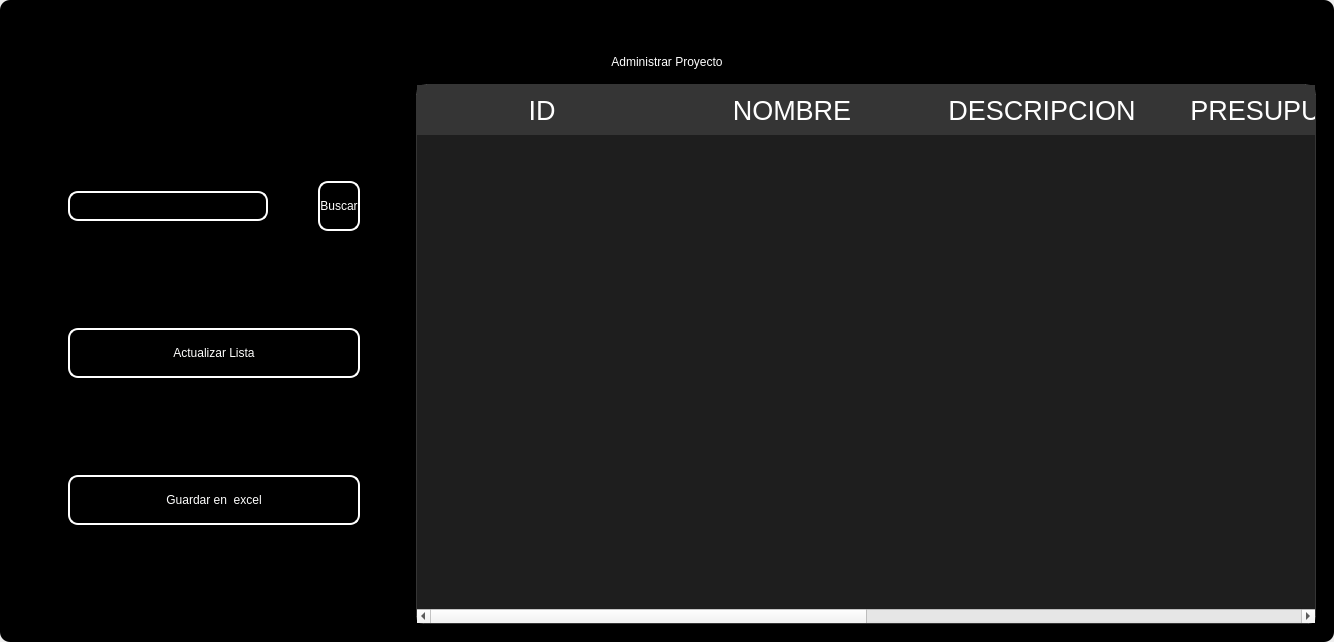
<?xml version="1.0" encoding="UTF-8"?>
<ui version="4.0">
 <class>MainWindow</class>
 <widget class="QMainWindow" name="MainWindow">
  <property name="geometry">
   <rect>
    <x>0</x>
    <y>0</y>
    <width>1303</width>
    <height>642</height>
   </rect>
  </property>
  <property name="windowTitle">
   <string>MainWindow</string>
  </property>
  <property name="styleSheet">
   <string notr="true"/>
  </property>
  <widget class="QWidget" name="centralwidget">
   <property name="styleSheet">
    <string notr="true"/>
   </property>
   <layout class="QVBoxLayout" name="verticalLayout">
    <property name="spacing">
     <number>0</number>
    </property>
    <property name="leftMargin">
     <number>0</number>
    </property>
    <property name="topMargin">
     <number>0</number>
    </property>
    <property name="rightMargin">
     <number>0</number>
    </property>
    <property name="bottomMargin">
     <number>0</number>
    </property>
    <item>
     <widget class="QFrame" name="frame">
      <property name="enabled">
       <bool>true</bool>
      </property>
      <property name="styleSheet">
       <string notr="true">
QFrame {
border-radius:10px;
	background-color: rgb(0, 0, 0);
 }
</string>
      </property>
      <property name="frameShape">
       <enum>QFrame::StyledPanel</enum>
      </property>
      <property name="frameShadow">
       <enum>QFrame::Raised</enum>
      </property>
      <layout class="QVBoxLayout" name="verticalLayout_2">
       <item>
        <widget class="QFrame" name="frame_superior">
         <property name="minimumSize">
          <size>
           <width>0</width>
           <height>40</height>
          </size>
         </property>
         <property name="maximumSize">
          <size>
           <width>16777215</width>
           <height>40</height>
          </size>
         </property>
         <property name="styleSheet">
          <string notr="true">QPushButton{
border-radius:18px;
}

QPushButton:hover{
	background-color: rgb(0, 0, 0);
}
</string>
         </property>
         <property name="frameShape">
          <enum>QFrame::StyledPanel</enum>
         </property>
         <property name="frameShadow">
          <enum>QFrame::Raised</enum>
         </property>
         <layout class="QHBoxLayout" name="horizontalLayout_3">
          <property name="spacing">
           <number>4</number>
          </property>
          <property name="leftMargin">
           <number>0</number>
          </property>
          <property name="topMargin">
           <number>0</number>
          </property>
          <property name="rightMargin">
           <number>0</number>
          </property>
          <property name="bottomMargin">
           <number>0</number>
          </property>
          <item>
           <widget class="QPushButton" name="btn_icon">
            <property name="text">
             <string/>
            </property>
            <property name="iconSize">
             <size>
              <width>40</width>
              <height>40</height>
             </size>
            </property>
           </widget>
          </item>
          <item>
           <spacer name="horizontalSpacer_2">
            <property name="orientation">
             <enum>Qt::Horizontal</enum>
            </property>
            <property name="sizeHint" stdset="0">
             <size>
              <width>443</width>
              <height>20</height>
             </size>
            </property>
           </spacer>
          </item>
          <item>
           <widget class="QPushButton" name="btn_exit">
            <property name="minimumSize">
             <size>
              <width>38</width>
              <height>38</height>
             </size>
            </property>
            <property name="maximumSize">
             <size>
              <width>38</width>
              <height>38</height>
             </size>
            </property>
            <property name="cursor">
             <cursorShape>PointingHandCursor</cursorShape>
            </property>
            <property name="text">
             <string/>
            </property>
            <property name="iconSize">
             <size>
              <width>35</width>
              <height>35</height>
             </size>
            </property>
           </widget>
          </item>
          <item>
           <widget class="QPushButton" name="bt_minimizar">
            <property name="minimumSize">
             <size>
              <width>38</width>
              <height>38</height>
             </size>
            </property>
            <property name="maximumSize">
             <size>
              <width>38</width>
              <height>38</height>
             </size>
            </property>
            <property name="cursor">
             <cursorShape>PointingHandCursor</cursorShape>
            </property>
            <property name="text">
             <string/>
            </property>
            <property name="icon">
             <iconset>
              <normaloff>image/minus.svg</normaloff>image/minus.svg</iconset>
            </property>
            <property name="iconSize">
             <size>
              <width>38</width>
              <height>38</height>
             </size>
            </property>
           </widget>
          </item>
          <item>
           <widget class="QPushButton" name="bt_maximizar">
            <property name="minimumSize">
             <size>
              <width>38</width>
              <height>38</height>
             </size>
            </property>
            <property name="maximumSize">
             <size>
              <width>38</width>
              <height>38</height>
             </size>
            </property>
            <property name="cursor">
             <cursorShape>PointingHandCursor</cursorShape>
            </property>
            <property name="text">
             <string/>
            </property>
            <property name="icon">
             <iconset>
              <normaloff>image/chevron-up.svg</normaloff>image/chevron-up.svg</iconset>
            </property>
            <property name="iconSize">
             <size>
              <width>38</width>
              <height>38</height>
             </size>
            </property>
           </widget>
          </item>
          <item>
           <widget class="QPushButton" name="bt_restaurar">
            <property name="minimumSize">
             <size>
              <width>38</width>
              <height>38</height>
             </size>
            </property>
            <property name="maximumSize">
             <size>
              <width>38</width>
              <height>38</height>
             </size>
            </property>
            <property name="cursor">
             <cursorShape>PointingHandCursor</cursorShape>
            </property>
            <property name="text">
             <string/>
            </property>
            <property name="icon">
             <iconset>
              <normaloff>image/chevron-down.svg</normaloff>image/chevron-down.svg</iconset>
            </property>
            <property name="iconSize">
             <size>
              <width>38</width>
              <height>38</height>
             </size>
            </property>
           </widget>
          </item>
          <item>
           <widget class="QPushButton" name="bt_cerrar">
            <property name="minimumSize">
             <size>
              <width>38</width>
              <height>38</height>
             </size>
            </property>
            <property name="maximumSize">
             <size>
              <width>38</width>
              <height>38</height>
             </size>
            </property>
            <property name="cursor">
             <cursorShape>PointingHandCursor</cursorShape>
            </property>
            <property name="text">
             <string/>
            </property>
            <property name="icon">
             <iconset>
              <normaloff>image/x.svg</normaloff>image/x.svg</iconset>
            </property>
            <property name="iconSize">
             <size>
              <width>38</width>
              <height>38</height>
             </size>
            </property>
           </widget>
          </item>
         </layout>
        </widget>
       </item>
       <item>
        <widget class="QLabel" name="label">
         <property name="styleSheet">
          <string notr="true">font: 30pt &quot;MS Shell Dlg 2&quot;;
color: rgb(255, 255, 255);</string>
         </property>
         <property name="text">
          <string>Administrar Proyecto</string>
         </property>
         <property name="alignment">
          <set>Qt::AlignCenter</set>
         </property>
        </widget>
       </item>
       <item>
        <widget class="QFrame" name="frame_3">
         <property name="frameShape">
          <enum>QFrame::StyledPanel</enum>
         </property>
         <property name="frameShadow">
          <enum>QFrame::Raised</enum>
         </property>
         <layout class="QHBoxLayout" name="horizontalLayout_4">
          <item>
           <layout class="QVBoxLayout" name="verticalLayout_4">
            <property name="spacing">
             <number>50</number>
            </property>
            <property name="leftMargin">
             <number>50</number>
            </property>
            <property name="topMargin">
             <number>50</number>
            </property>
            <property name="rightMargin">
             <number>50</number>
            </property>
            <property name="bottomMargin">
             <number>50</number>
            </property>
            <item>
             <layout class="QHBoxLayout" name="horizontalLayout">
              <item>
               <widget class="QLineEdit" name="searchtxt">
                <property name="minimumSize">
                 <size>
                  <width>200</width>
                  <height>30</height>
                 </size>
                </property>
                <property name="maximumSize">
                 <size>
                  <width>150</width>
                  <height>16777215</height>
                 </size>
                </property>
                <property name="styleSheet">
                 <string notr="true">QLabel {
	color: rgb(255, 255, 254);
	font: 12pt &quot;Arial&quot;;
	background-color: rgba(0, 0, 0,0);
}

QTextEdit{
background-color: rgba(0, 0, 0,0);
border-radius:10px; 
font: 12pt &quot;Arial&quot;;
color: rgb(255, 255, 254);
border: 2px solid  rgb(255, 255, 255);

}

QTextEdit:hover{
background-color: rgba(0, 0, 0,0);
border-radius:10px; 
font: 12pt &quot;Arial&quot;;
border: 2px solid  rgb(120, 0, 171);
}

QTextEdit:focus{
background-color: rgb(0, 0, 0);
border-radius:10px; 
font: 12pt &quot;Arial&quot;;
border: 2px solid rgb(120, 0, 171);
}

QLineEdit{
background-color: rgba(0, 0, 0,0);
border-radius:10px; 
font: 12pt &quot;Arial&quot;;
color: rgb(255, 255, 254);
border: 2px solid  rgb(255, 255, 255);

}

QLineEdit:hover{
background-color: rgba(0, 0, 0,0);
border-radius:10px; 
font: 12pt &quot;Arial&quot;;
border: 2px solid  rgb(120, 0, 171);
}

QLineEdit:focus{
background-color: rgb(0, 0, 0);
border-radius:10px; 
font: 12pt &quot;Arial&quot;;
border: 2px solid rgb(120, 0, 171);
}

QCheckBox{
	font: 12pt &quot;Arial&quot;;
	color: rgb(255, 255, 255);
}

QCheckBox::indicator {
    width: 18px;
    height:18px;
}

QCheckBox::indicator:unchecked {
   background-image: url(image/square.svg);
}

QCheckBox::indicator:checked {
   background-image: url(image/check-square.svg);
}

QPushButton{
border-radius:10px; 
font: 12pt &quot;Arial&quot;;
color: rgb(255, 255, 254);
border: 2px solid #ffffff;
}

QPushButton:hover{
border-radius:10px; 
font: 12pt &quot;Arial&quot;;
color: rgb(255, 255, 255);
border: 2px solid rgb(120, 0, 171);
	background-color: rgb(120, 0, 171);
}
</string>
                </property>
               </widget>
              </item>
              <item>
               <widget class="QPushButton" name="btn_search">
                <property name="minimumSize">
                 <size>
                  <width>0</width>
                  <height>15</height>
                 </size>
                </property>
                <property name="maximumSize">
                 <size>
                  <width>100</width>
                  <height>50</height>
                 </size>
                </property>
                <property name="cursor">
                 <cursorShape>PointingHandCursor</cursorShape>
                </property>
                <property name="styleSheet">
                 <string notr="true">QPushButton{
border-radius:10px; 
font: 12pt &quot;Arial&quot;;
color: rgb(255, 255, 254);
border: 2px solid #ffffff;
}

QPushButton:hover{
border-radius:10px; 
font: 12pt &quot;Arial&quot;;
color: rgb(255, 255, 255);
border: 2px solid rgb(120, 0, 171);
	background-color: rgb(120, 0, 171);
}</string>
                </property>
                <property name="text">
                 <string>Buscar</string>
                </property>
               </widget>
              </item>
             </layout>
            </item>
            <item>
             <widget class="QPushButton" name="btn_get">
              <property name="minimumSize">
               <size>
                <width>50</width>
                <height>0</height>
               </size>
              </property>
              <property name="maximumSize">
               <size>
                <width>300</width>
                <height>50</height>
               </size>
              </property>
              <property name="cursor">
               <cursorShape>PointingHandCursor</cursorShape>
              </property>
              <property name="styleSheet">
               <string notr="true">QPushButton{
border-radius:10px; 
font: 12pt &quot;Arial&quot;;
color: rgb(255, 255, 254);
border: 2px solid #ffffff;
}

QPushButton:hover{
border-radius:10px; 
font: 12pt &quot;Arial&quot;;
color: rgb(255, 255, 255);
border: 2px solid rgb(120, 0, 171);
	background-color: rgb(120, 0, 171);
}</string>
              </property>
              <property name="text">
               <string>Actualizar Lista</string>
              </property>
              <property name="iconSize">
               <size>
                <width>35</width>
                <height>35</height>
               </size>
              </property>
             </widget>
            </item>
            <item>
             <widget class="QPushButton" name="btn_excel">
              <property name="minimumSize">
               <size>
                <width>0</width>
                <height>0</height>
               </size>
              </property>
              <property name="maximumSize">
               <size>
                <width>300</width>
                <height>50</height>
               </size>
              </property>
              <property name="cursor">
               <cursorShape>PointingHandCursor</cursorShape>
              </property>
              <property name="styleSheet">
               <string notr="true">QPushButton{
border-radius:10px; 
font: 12pt &quot;Arial&quot;;
color: rgb(255, 255, 254);
border: 2px solid #ffffff;
}

QPushButton:hover{
border-radius:10px; 
font: 12pt &quot;Arial&quot;;
color: rgb(255, 255, 255);
border: 2px solid rgb(120, 0, 171);
	background-color: rgb(120, 0, 171);
}</string>
              </property>
              <property name="text">
               <string>Guardar en  excel</string>
              </property>
              <property name="iconSize">
               <size>
                <width>35</width>
                <height>35</height>
               </size>
              </property>
             </widget>
            </item>
           </layout>
          </item>
          <item>
           <widget class="QTableWidget" name="table_project">
            <property name="minimumSize">
             <size>
              <width>900</width>
              <height>0</height>
             </size>
            </property>
            <property name="maximumSize">
             <size>
              <width>700</width>
              <height>16777215</height>
             </size>
            </property>
            <property name="styleSheet">
             <string notr="true">QTableView {
	background-color: rgba(255, 255, 255, 30); 	
	border: 1px solid rgba(255,255,255,40);
	border-bottom-right-radius: 7px; 
	border-bottom-left-radius: 7px; 
	color: white;
	font: 15pt &quot;MS Shell Dlg 2&quot;;
}

QHeaderView::section {
background-color: rgb(53, 53, 53);
color: white;
border: none;
height: 50px;
font-size: 20pt;
}

QTableView::item {
    border-style: none;
    border-bottom: 1px solid rgba(255,255,255,50);
    padding-left: auto;
    padding-right: auto;
}

QTableView::item:selected{
	border: none;
	color: rgb(255, 255, 255);
    background-color: rgba(255, 255, 255, 50);
}
</string>
            </property>
            <property name="editTriggers">
             <set>QAbstractItemView::NoEditTriggers</set>
            </property>
            <attribute name="horizontalHeaderDefaultSectionSize">
             <number>250</number>
            </attribute>
            <column>
             <property name="text">
              <string>ID</string>
             </property>
            </column>
            <column>
             <property name="text">
              <string>NOMBRE</string>
             </property>
            </column>
            <column>
             <property name="text">
              <string>DESCRIPCION</string>
             </property>
            </column>
            <column>
             <property name="text">
              <string>PRESUPUESTO</string>
             </property>
            </column>
            <column>
             <property name="text">
              <string>ESTADO</string>
             </property>
            </column>
            <column>
             <property name="text">
              <string>TIPO DE PROYECTO</string>
             </property>
            </column>
           </widget>
          </item>
         </layout>
        </widget>
       </item>
      </layout>
     </widget>
    </item>
   </layout>
  </widget>
 </widget>
 <resources/>
 <connections/>
</ui>
